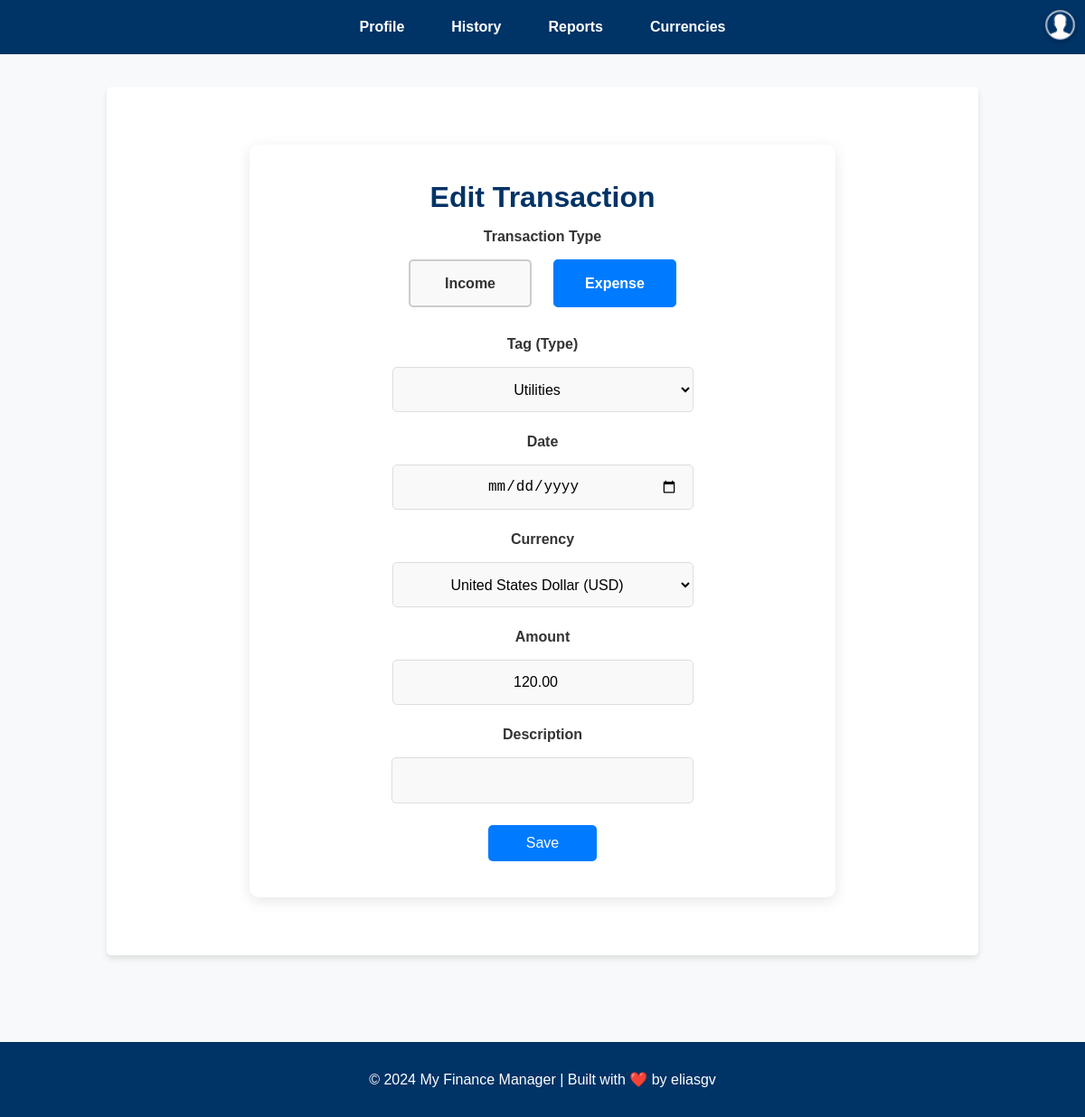
The app's page /transactions/12/edit/ (signed in), older data.
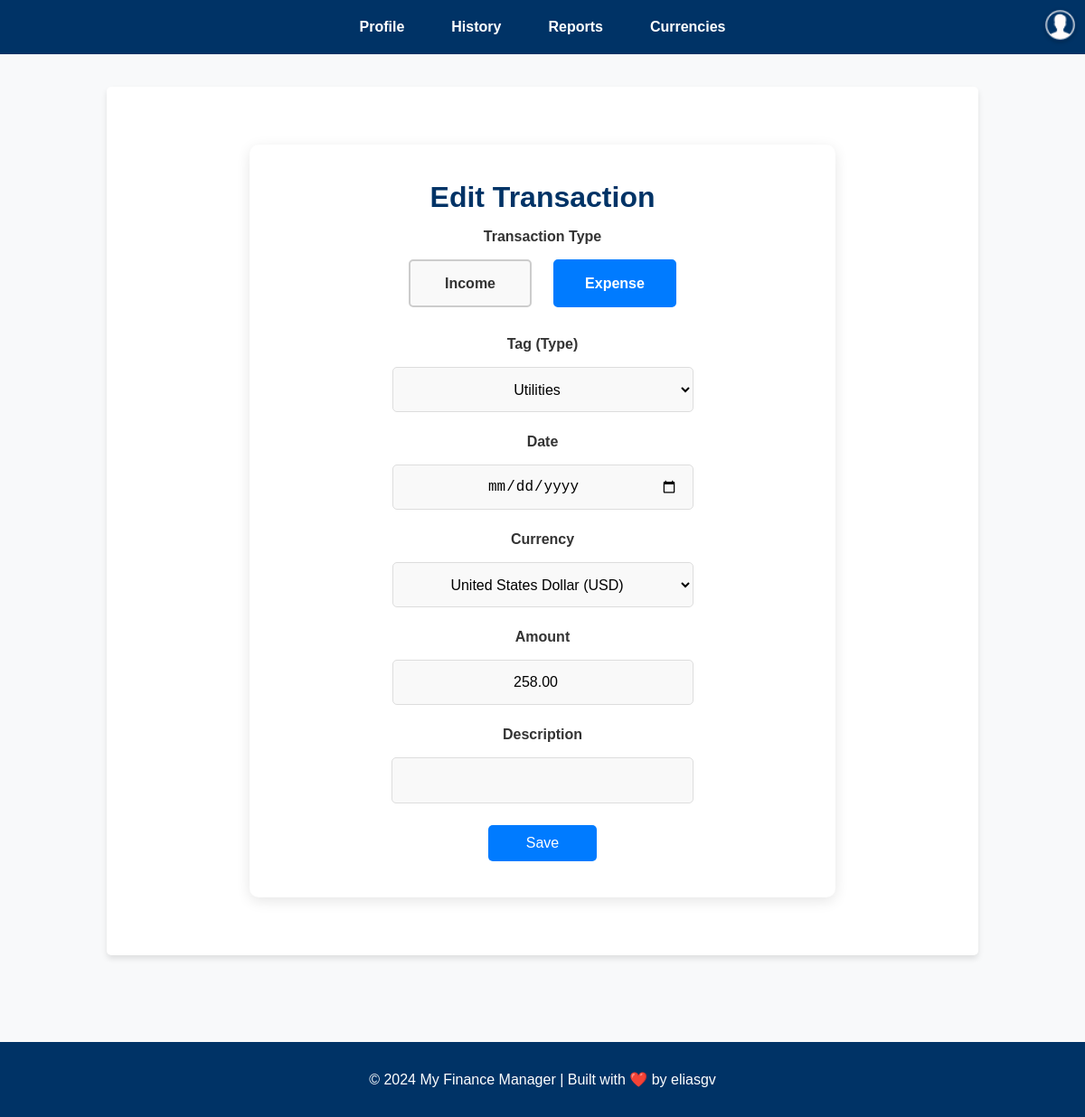
The same page, newer data.
### transactions/models.py (models this page shows, shortened)
class Transaction(models.Model):
    EXPENSE = 'expense'
    INCOME = 'income'
    TRANSACTION_TYPES = [
        (EXPENSE, 'Expense'),
        (INCOME, 'Income'),
    ]
    user = models.ForeignKey(User, on_delete=models.CASCADE, related_name='transactions')
    type = models.CharField(max_length=7, choices=TRANSACTION_TYPES)
    tag = models.ForeignKey('tags.Tag', on_delete=models.CASCADE, related_name='transactions')
    currency = models.ForeignKey('currencies.Currency', on_delete=models.CASCADE, related_name='transactions')
    amount = models.DecimalField(max_digits=12, decimal_places=2)
    date = models.DateField()
    description = models.TextField(blank=True, null=True)
    class Meta:
        ordering = ['-date']

### transactions/views.py (the view)
# urls.py: path('<int:pk>/edit/', views.transaction_edit, name='transaction_edit'),
@login_required
def transaction_edit(request, pk):
    transaction = get_object_or_404(Transaction, pk=pk, user=request.user)
    tags = Tag.objects.filter(user=request.user)
    expense_tags = tags.filter(tag_type='expense')
    income_tags = tags.filter(tag_type='income')
    currencies = Currency.objects.all()
    if request.method == 'POST':
        form = TransactionForm(request.POST, instance=transaction, user=request.user)
        if form.is_valid():
            transaction = form.save(commit=False)
            transaction.save()
            messages.success(request, "Transaction updated successfully!")
            return redirect('transactions:transaction_list')
        else:
            messages.error(request, "Please correct the errors below.")
    else:
        today = transaction.date
        default_currency_id = transaction.currency
        initial_data = {
            'currency': default_currency_id,
            'date': today ,
        }
        form = TransactionForm(instance=transaction, user=request.user , initial=initial_data)
    return render(request, 'transactions/transaction_new.html', {
        'form': form,
        'expense_tags': expense_tags,
        'income_tags': income_tags,
        'currencies': currencies,
        'transaction': transaction,
    })

### transactions/forms.py
class TransactionForm(forms.ModelForm):
    class Meta:
        model = Transaction
        fields = ['type', 'tag', 'currency', 'amount', 'date', 'description']
        widgets = {
            'date': forms.TextInput(attrs={'type': 'date', 'class': 'form-control'}),
            'description': forms.Textarea(attrs={'class': 'form-control', 'rows': 3}),
            'amount': forms.NumberInput(attrs={'class': 'form-control'}),
        }
    def __init__(self, *args, **kwargs):
        user = kwargs.pop('user', None)
        super().__init__(*args, **kwargs)
        if user:
            self.fields['tag'].queryset = Tag.objects.filter(user=user)
        else:
            self.fields['tag'].queryset = Tag.objects.none()
        self.fields['date'].initial = timezone.now().date()
        self.fields['currency'] = forms.ModelChoiceField(
            queryset=Currency.objects.all(),
            required=True,
            widget=forms.Select(attrs={'class': 'form-control'}),
            empty_label="Select a currency"
        )
        if user and hasattr(user, 'profile') and user.profile.default_currency:
            self.fields['currency'].initial = user.profile.default_currency

### templates/transactions/transaction_new.html (shortened to what this page needs)
{% extends 'base.html' %}
{% block content %}
<div class="transaction-form-container">
    <h1 class="page-title">
        {% if transaction %}Edit Transaction{% else %}Add New Transaction{% endif %}
    </h1>
    <form method="post" class="styled-form">
        <div class="form-group">
            <label>Transaction Type</label>
            <div class="type-toggle">
                <label for="income" class="btn-toggle">Income</label>
                <label for="expense" class="btn-toggle">Expense</label>
            </div>
        </div>
        <div class="form-group">
            <label for="tag">Tag (Type)</label>
            <select id="tag" name="tag" class="form-control2">
                <optgroup id="expense-tags" style="display: none;">
                    {% for tag in expense_tags %}
                        <option value="{{ tag.id }}" style="color: {{ tag.color|default:'#000000' }};"
                            {% if tag.id == form.tag.value %}selected{% endif %}>
                            {{ tag.name }}
                        </option>
                    {% endfor %}
                </optgroup>
            </select>
        </div>
        <div class="form-group">
            <label for="date">Date</label>
            <input id="date" name="date" type="date" class="form-control2" required
                   value="{{ form.date.value }}">
        </div>
        <div class="form-group">
            <label for="currency">Currency</label>
            <select id="currency" name="currency" class="form-control2">
                {% for currency in currencies %}
                    <option value="{{ currency.id }}"
                            {% if currency.id == form.currency.value %}selected{% endif %}>
                        {{ currency.name }} ({{ currency.code }})
                    </option>
                {% endfor %}
            </select>
        </div>
        <div class="form-group">
            <label for="amount">Amount</label>
            <input id="amount" name="amount" type="number" step="0.01" class="form-control2" required
                   value="{{ form.amount.value }}">
        </div>
        <div class="form-group">
            <label for="description">Description</label>
            <textarea id="description" name="description" class="form-control" rows="3">{{ form.description.value }}</textarea>
        </div>
        <button type="submit" class="btn btn-success">Save</button>
    </form>
</div>
{% endblock %}

Row changes from the older to the newer data that the page shows:
changed Transaction: amount "120.00" → "258.00"
